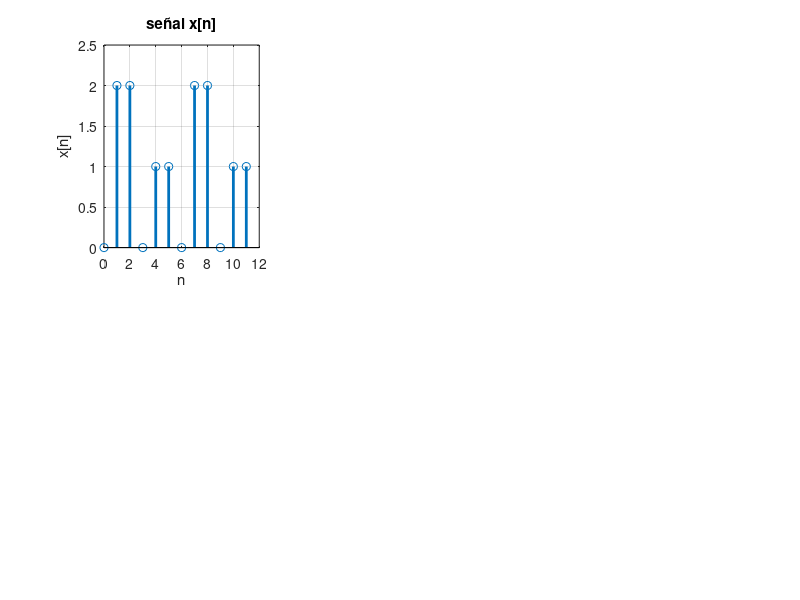

Write MATLAB code to recreate this figure. (Note: this script raises an error after producing the figure.)
clear
close all
clc

x=[0 2 2 0 1 1 0 2 2 0 1 1];
n=[0 1 2 3 4 5 6 7 8 9 10 11];

subplot(2,3,1)
stem(n,x,'LineWidth',2);
grid on;
axis([0 12 0 2.5]);
xlabel('n');
ylabel('x[n]');
title ('señal x[n]');


syms ks
Xk = 2*exp(-2*1i*pi*ks/7) + 2*exp(-2*1i*pi*ks/7) + exp(-2*1i*pi*ks*4/7) + 1*exp(-2*1i*pi*ks*5/7);

k = -10:0.2:10;
Xk_vals = double(subs(Xk, ks, k));

subplot(2,3,2)
plot(k, Xk_vals, 'LineWidth', 2);
grid on;
axis([-10 10 -1 6.5]);
xlabel('k');
ylabel('X(k)');
title ('Transformada X(k)');